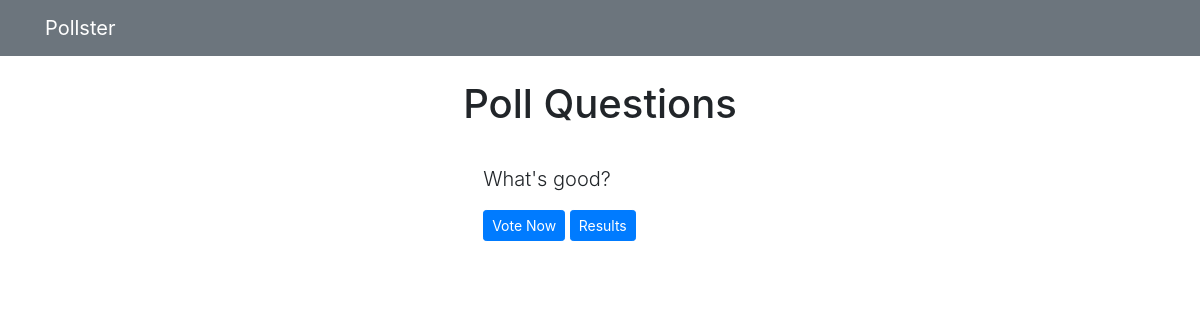
/pollster/, run on an earlier commit of the app's database.
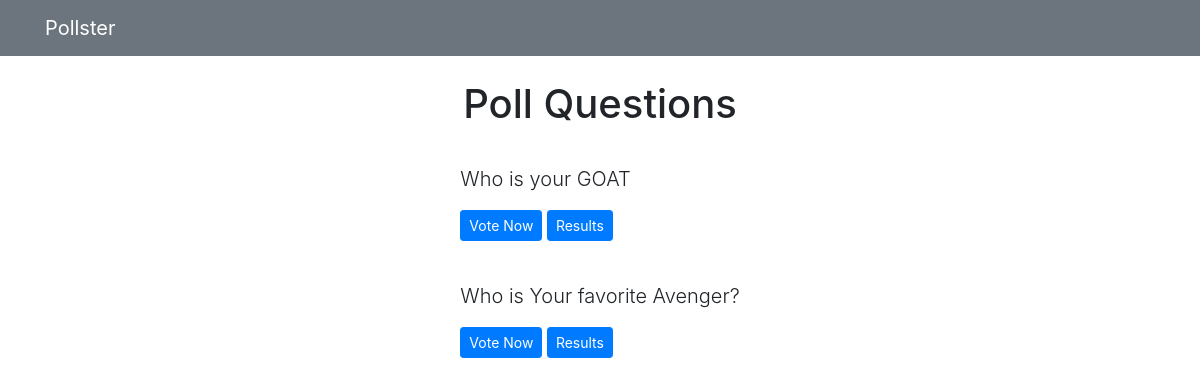
And on a later commit of the database.
### pollster/models.py (models this page shows, shortened)
class Question(models.Model):
    question_text = models.CharField(max_length=200)
    pub_date = models.DateTimeField('date published')
    def was_published_recently(self):
        now = timezone.now()
        return now - datetime.timedelta(days=1) <= self.pub_date <= now
    was_published_recently.admin_order_field = 'pub_date'
    was_published_recently.boolean = True
    was_published_recently.short_description = 'Published recently?'

### pollster/views.py (the view)
# urls.py: path('', views.IndexView.as_view(), name='index'),
class IndexView(generic.ListView):
    template_name = 'pollster/index.html'
    context_object_name = 'latest_question_list'
    def get_queryset(self):
        return Question.objects.order_by('-pub_date')[:5]

### pollster/templates/pollster/index.html
{% extends 'pages/base.html' %}
{% block content %}
<h1 class="text-center mb-3">Poll Questions</h1>
{% if latest_question_list %}
{% for question in latest_question_list %}
<div class="card-mb-3">
    <div class="card-body">
        <p class="lead">{{ question.question_text }}</p>
        <a href="{% url 'pollster:detail' question.id %}" class="btn btn-primary btn-sm">Vote Now</a>
        <a href="{% url 'pollster:results' question.id %}" class="btn btn-primary btn-sm">Results</a>
    </div>
</div>
{% endfor %}
{% else %}
<p>No polls available</p>
{% endif %}
{% endblock %}

### pages/templates/pages/base.html (shortened to what this page needs)
<!DOCTYPE html>
<html lang="en">
<head>
    <link rel="stylesheet" href="https://stackpath.bootstrapcdn.com/bootstrap/4.4.1/css/bootstrap.min.css"
>
</head>
<body>
    {% include 'pages/navbar.html' %}
    <div class="container">
        <div class="row">
            <div class=".col-md-6 m-auto">
                {% block content %}{% endblock%}
            </div>
        </div>
    </div>
</body>
</html>

### pages/templates/pages/navbar.html
<nav class="navbar navbar-dark bg-secondary mb-4">
    <div class="container">
        <a class="navbar-brand" href="/">Pollster</a>
    </div>
</nav>

What changed in the data, as far as the page shows it:
removed Question: question_text "What's good?"
added Question: question_text "Who is your GOAT"
added Question: question_text "Who is Your favorite Avenger?"
